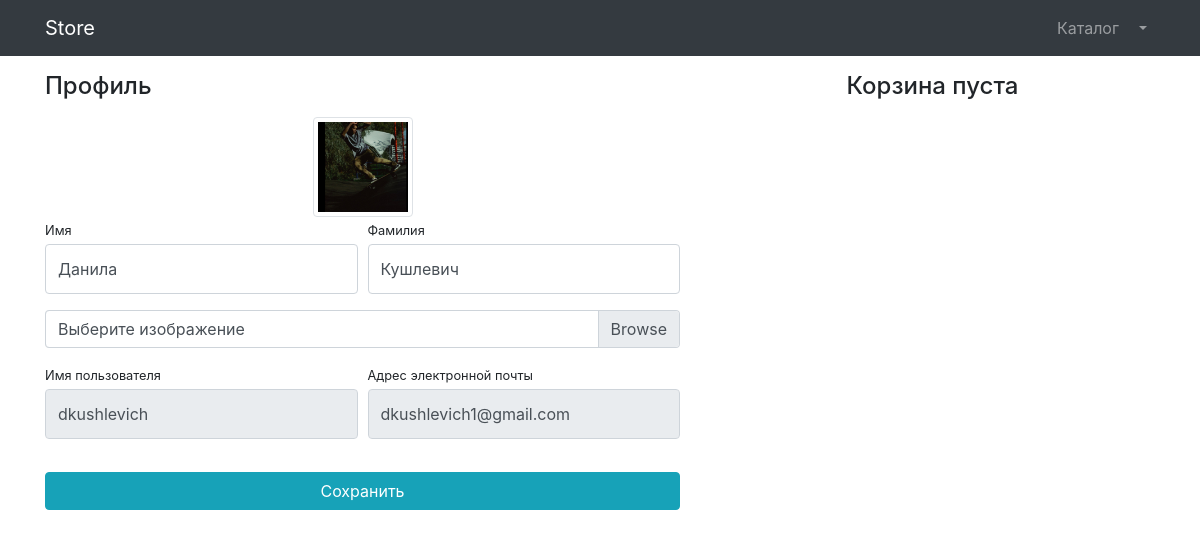
The page /users/profile/1/ (signed in) on the database its author committed.
### users/models.py (models this page shows)
class User(AbstractUser):
    image = models.ImageField(upload_to="users_images", null=True, blank=True)
    is_verified_email = models.BooleanField(default=False)

### users/views.py (the view, shortened to what this page needs)
class UserProfileView(TitleMixin, UpdateView):
    model = User
    form_class = UserProfileForm
    template_name = "users/profile.html"
    title = "Store - Личный кабинет"

### users/forms.py
class UserProfileForm(UserChangeForm):
    first_name = forms.CharField(
        widget=forms.TextInput(
            attrs={
                "class": "form-control py-4",
            }
        )
    )
    last_name = forms.CharField(
        widget=forms.TextInput(
            attrs={
                "class": "form-control py-4",
            }
        )
    )
    image = forms.ImageField(
        widget=forms.FileInput(
            attrs={
                "class": "custom-file-label",
            }
        ),
        required=False,
    )
    username = forms.CharField(
        widget=forms.TextInput(attrs={"class": "form-control py-4", "readonly": True})
    )
    email = forms.CharField(
        widget=forms.EmailInput(
            attrs={"class": "form-control py-4", "readonly": True},
        )
    )
    class Meta:
        model = User
        fields = ("first_name", "last_name", "image", "username", "email")

### common/views.py (called while the page is built)
    def get_context_data(self, **kwargs):
        context = super(TitleMixin, self).get_context_data(**kwargs)
        context["title"] = self.title
        return context

### products/context_processors.py (called while the page is built)
def baskets(request):
    user = request.user
    return {"basket": Basket.objects.filter(user=user) if user.is_authenticated else []}

### users/templates/users/profile.html (shortened to what this page needs)
{% extends 'products/base.html' %}
{% load static %}
{% block css %}
  <link href="{% static 'vendor/css/profile.css' %}" rel="stylesheet">
{% endblock %}
{% block content %}
  <div class="container">
    <div class="row">
      <div class="col-lg-7">
        <h4 class="mt-3 mb-3">Профиль</h4>
        <div class="col-lg-12 text-center">
          <img width="100" height="100"
            src="{% if user.image %} {{user.image.url }}{%else%}{% static 'vendor/img/users/default_avatar.jpg' %}{% endif %}"
            class="img-thumbnail">
        </div>
        <form action="{% url 'users:profile' user.id %}" method="post" enctype="multipart/form-data">
          <div class="form-row">
            <div class="col-lg-6">
              <div class="form-group">
                <label class="small mb-1" for="{{ form.first_name.id_for_label }}">Имя</label>
                {{form.first_name}}
              </div>
            </div>
            <div class="col-lg-6">
              <div class="form-group">
                <label class="small mb-1" for="{{ form.last_name.id_for_label }}">Фамилия</label>
                {{form.last_name}}
              </div>
            </div>
          </div>
          <div class="form-row mb-2">
            <div class="col-lg-12">
              <div class="custom-file">
                <label class="custom-file-label" for="{{ form.image.id_for_label }}">Выберите изображение</label>
              </div>
            </div>
          </div>
          <div class="form-row">
            <div class="col-lg-6">
              <label class="small mb-1" for="{{ form.username.id_for_label }}">Имя пользователя</label>
              {{ form.username }}
            </div>
            <div class="col-lg-6">
              <label class="small mb-1" for="{{ form.email.id_for_label }}">Адрес электронной
                почты</label>
              {{form.email}}
            </div>
          </div>
          <div class="form-row">
            <div class="col-lg-12" style="margin-top: 33px;">
              <input class="btn btn-info btn-block" type="submit" value="Сохранить">
            </div>
          </div>
        </form>
      </div>
      <div class="col-lg-5">
        {%include 'products/basket.html'%}
      </div>
    </div>
  </div>
{% endblock %}

### rows shown on the page
User: image (picture), first_name "Данила", last_name "Кушлевич", username "dkushlevich", email "dkushlevich1@gmail.com"
